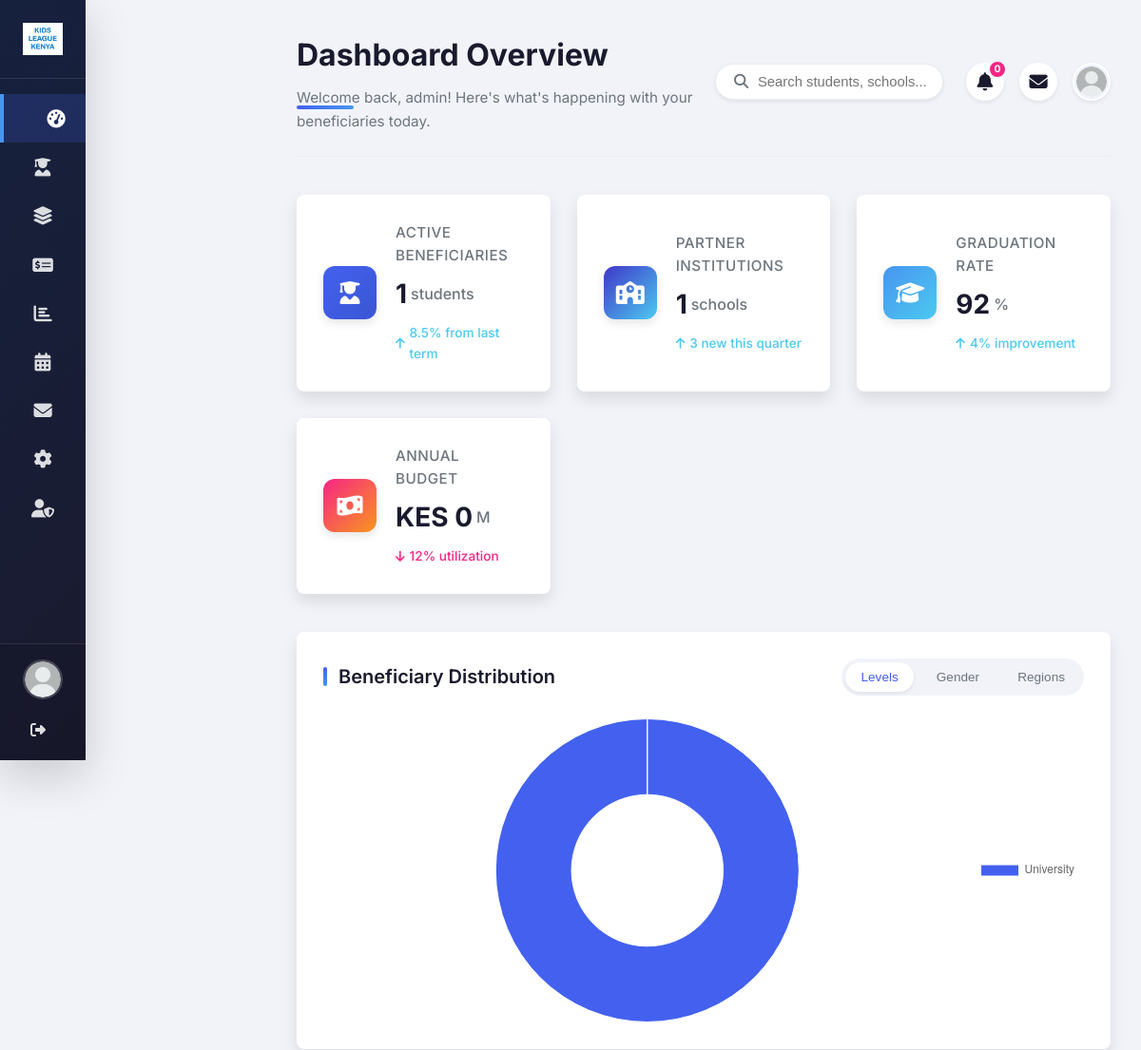
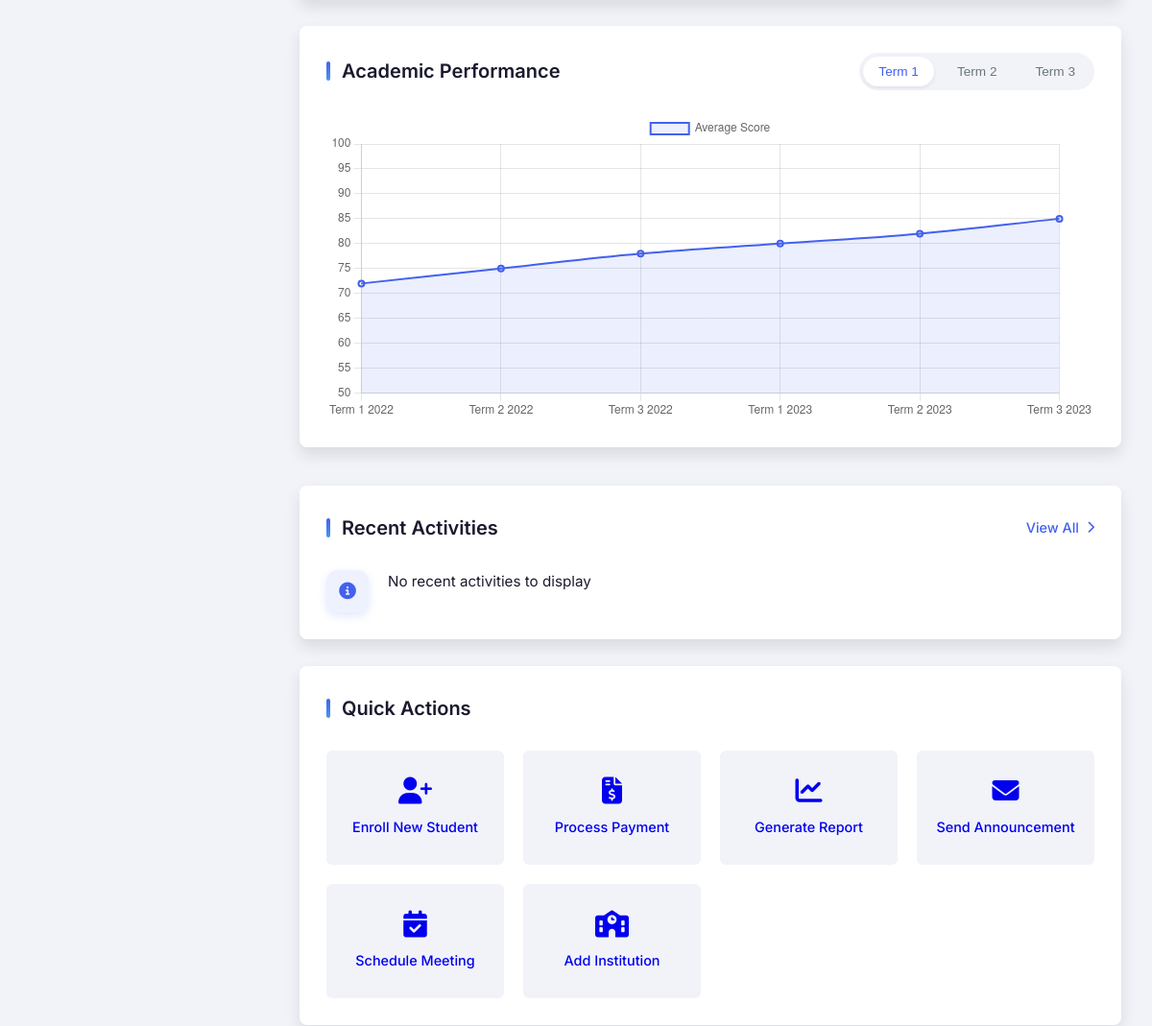
Page / (signed in, upper part) on the earlier database version (2 pictures, top to bottom).
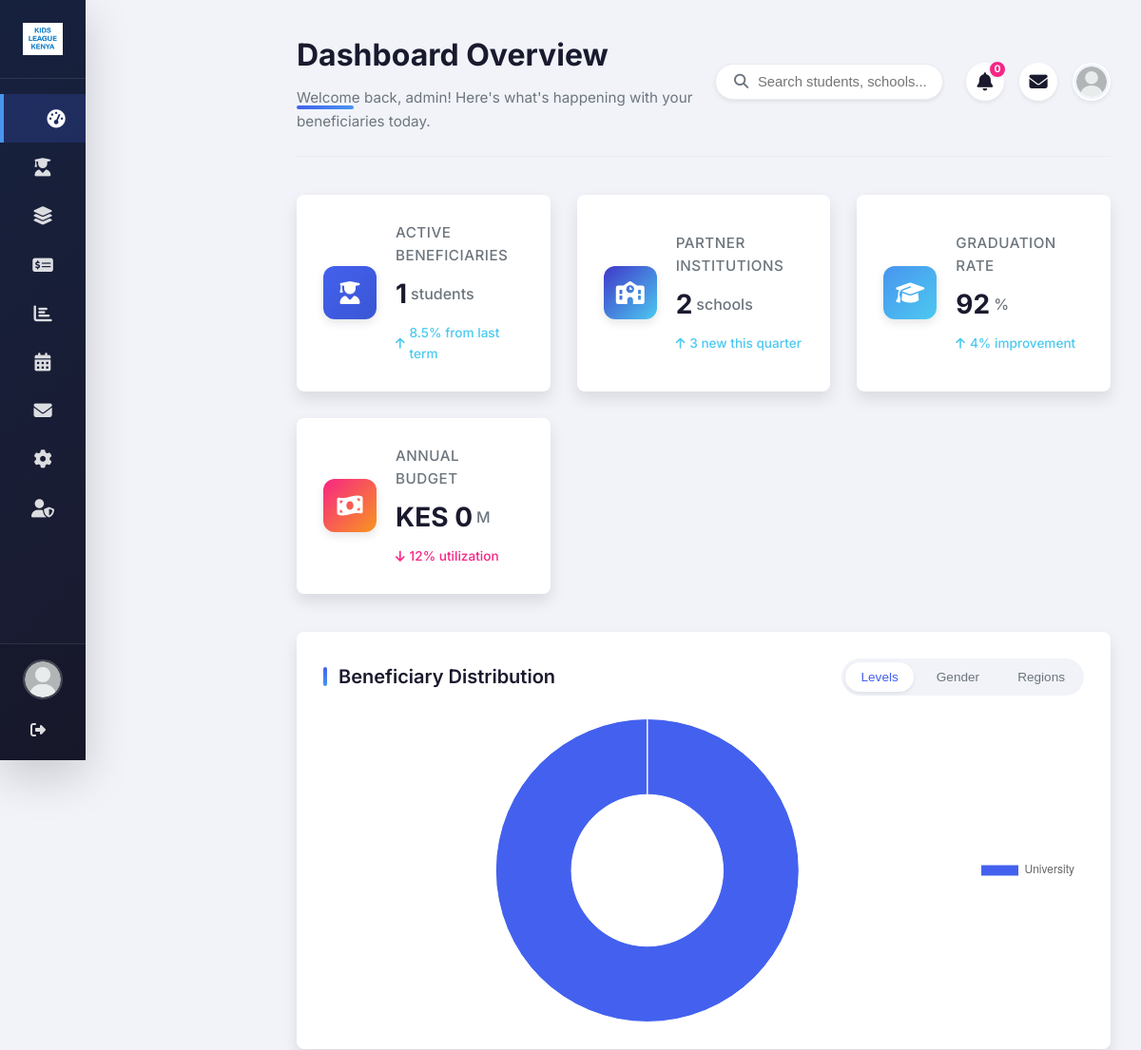
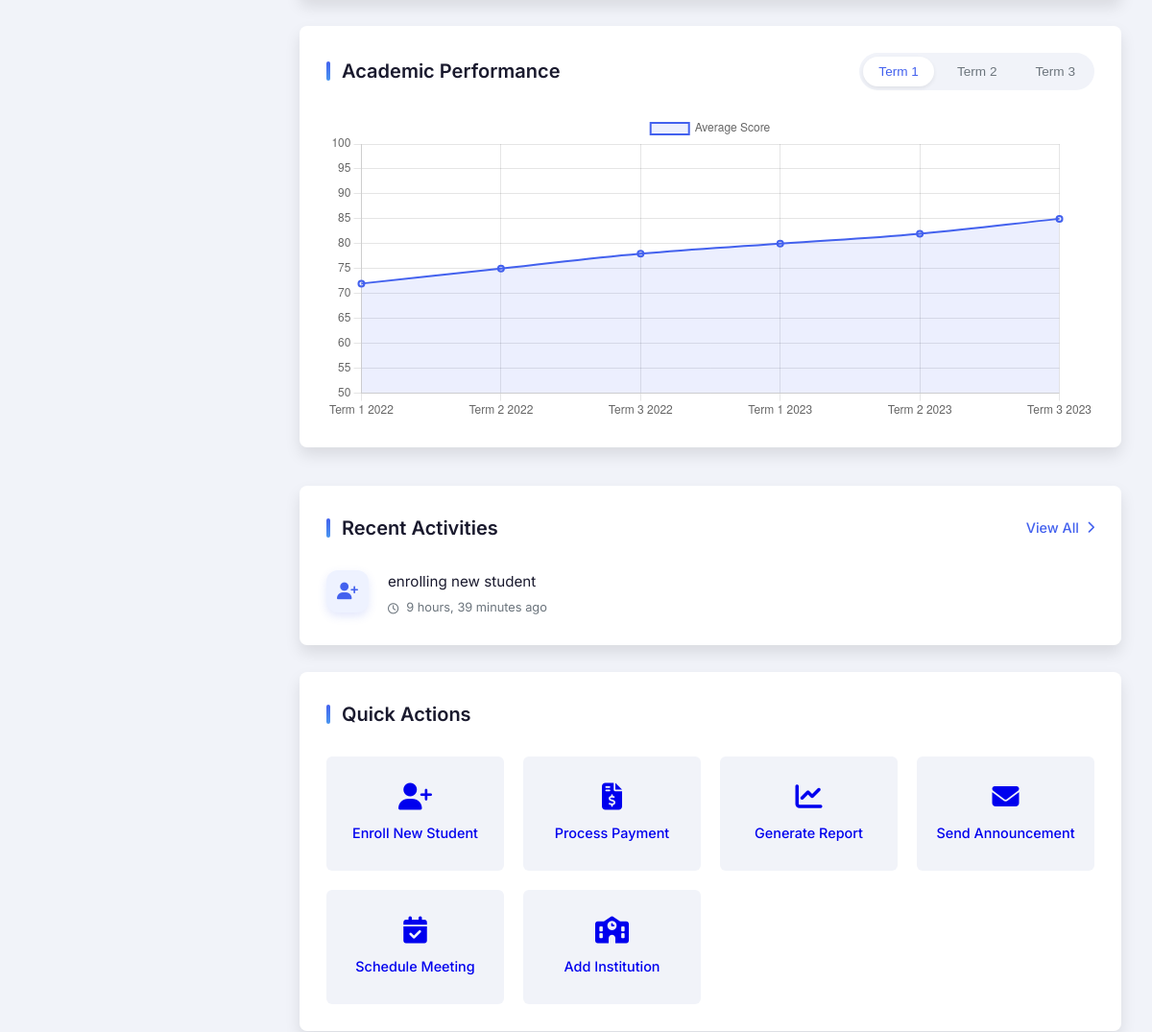
Same page on the later database version (2 pictures, top to bottom).
### base/models.py (models this page shows, shortened)
class User(AbstractUser):
    USER_TYPE_CHOICES = (
        ('admin', 'Administrator'),
        ('staff', 'Staff Member'),
        ('sponsor', 'Sponsor'),
        ('beneficiary', 'Beneficiary'),
    )
    email = models.EmailField(
        _('email address'),
        unique=True,
        error_messages={
            'unique': _("A user with that email already exists."),
        }
    )
    user_type = models.CharField(
        max_length=12,
        choices=USER_TYPE_CHOICES,
        default='staff',
        verbose_name=_('user type')
    )
    phone_regex = RegexValidator(
        regex=r'^\+?1?\d{9,15}$',
        message="Phone number must be entered in the format: '+999999999'. Up to 15 digits allowed."
    )
    phone_number = models.CharField(
        validators=[phone_regex],
        max_length=20,
        blank=True,
        null=True,
        verbose_name=_('phone number')
    )
    profile_picture = models.ImageField(
        upload_to='profile_pics/',
        blank=True,
        null=True,
        verbose_name=_('profile picture')
    )
    email_verified = models.BooleanField(
        default=False,
        verbose_name=_('email verified')
    )
    verification_token = models.CharField(
        max_length=100,
        blank=True,
        null=True,
        verbose_name=_('verification token')
    )
    last_password_reset = models.DateTimeField(
        null=True,
        blank=True,
        verbose_name=_('last password reset')
    )
    groups = models.ManyToManyField(
        Group,
        verbose_name=_('groups'),
        blank=True,
        help_text=_('The groups this user belongs to.'),
        related_name='custom_user_set',
        related_query_name='custom_user',
    )
    user_permissions = models.ManyToManyField(
        Permission,
        verbose_name=_('user permissions'),
        blank=True,
        help_text=_('Specific permissions for this user.'),
        related_name='custom_user_set',
        related_query_name='custom_user',
    )
    USERNAME_FIELD = 'email'
    REQUIRED_FIELDS = ['username']
    class Meta:
        verbose_name = _('user')
        verbose_name_plural = _('users')

class ActivityLog(models.Model):
    ACTIVITY_TYPES = (
        ('enrollment', 'New Enrollment'),
        ('payment', 'Payment Processed'),
        ('performance', 'Performance Update'),
        ('meeting', 'Meeting'),
        ('training', 'Training Conducted'),
        ('other', 'Other Activity'),
    )
    activity_type = models.CharField(max_length=20, choices=ACTIVITY_TYPES)
    description = models.TextField()
    date_recorded = models.DateTimeField(auto_now_add=True)
    recorded_by = models.ForeignKey(User, on_delete=models.SET_NULL, null=True)
    related_beneficiary = models.ForeignKey(Beneficiary, on_delete=models.SET_NULL, null=True, blank=True)
    related_institution = models.ForeignKey(Institution, on_delete=models.SET_NULL, null=True, blank=True)
    amount = models.DecimalField(max_digits=10, decimal_places=2, null=True, blank=True)

### base/views.py (the view)
# urls.py: path('', views.dashboard, name='dashboard'),
@login_required
def dashboard(request):
    total_beneficiaries = Beneficiary.objects.filter(is_active=True).count()
    beneficiaries_by_level = Beneficiary.objects.filter(is_active=True).values('current_level').annotate(count=Count('id'))
    beneficiaries_by_gender = Beneficiary.objects.filter(is_active=True).values('gender').annotate(count=Count('id'))
    total_institutions = Institution.objects.filter(is_active=True).count()
    institutions_by_type = Institution.objects.filter(is_active=True).values('institution_type').annotate(count=Count('id'))
    total_payments = Payment.objects.filter(
        payment_date__year=datetime.now().year
    ).aggregate(total=Sum('amount'))['total'] or 0
    graduation_rate = 92  # This would be calculated from your data
    recent_activities = ActivityLog.objects.all().order_by('-date_recorded')[:5]
    upcoming_events = Event.objects.filter(
        start_date__gte=datetime.now(),
        is_active=True
    ).order_by('start_date')[:3]
    unread_notifications = Notification.objects.filter(
        user=request.user,
        is_read=False
    ).count()
    context = {
        'total_beneficiaries': total_beneficiaries,
        'beneficiaries_by_level': list(beneficiaries_by_level),
        'beneficiaries_by_gender': list(beneficiaries_by_gender),
        'total_institutions': total_institutions,
        'institutions_by_type': list(institutions_by_type),
        'total_payments': total_payments,
        'graduation_rate': graduation_rate,
        'recent_activities': recent_activities,
        'upcoming_events': upcoming_events,
        'unread_notifications': unread_notifications,
        'user': request.user,  # Changed from User to request.user
    }
    return render(request, 'dashboard.html', context)

### base/templates/dashboard.html (shortened to what this page needs)
{% extends 'index.html' %}
{% load static %}
{% block content %}
<header class="main-header">
    <div class="header-left">
        <h1>Dashboard Overview</h1>
        <p>Welcome back, {{ request.user.username }}! Here's what's happening with your beneficiaries today.</p>
    </div>
    <div class="header-right">
        <div class="search-bar">
            <input type="text" placeholder="Search students, schools...">
            <i class="fas fa-search"></i>
        </div>
        <div class="header-actions">
            <div class="notification-btn tooltip" data-tooltip="Notifications">
                <i class="fas fa-bell"></i>
                <span class="notification-badge">{{ unread_notifications }}</span>
            </div>
            <div class="message-btn tooltip" data-tooltip="Messages">
                <i class="fas fa-envelope"></i>
            </div>
            <div class="profile-btn">
                {% if user.profile_picture %}
                    <img src="{{ user.profile_picture.url }}" alt="Profile picture">
                {% else %}
                    <img src="{% static 'images/avatar.png' %}" alt="Default profile picture">
                {% endif %}
            </div>
        </div>
    </div>
</header>
<section class="dashboard-stats">
    <div class="stat-card">
        <div class="stat-icon" style="background: linear-gradient(135deg, #4361ee 0%, #3a56d4 100%);">
            <i class="fas fa-user-graduate"></i>
        </div>
        <div class="stat-info">
            <h3>Active Beneficiaries</h3>
            <p class="stat-number">{{ total_beneficiaries }} <span>students</span></p>
            <p class="stat-change positive">
                <i class="fas fa-arrow-up"></i> 8.5% from last term
            </p>
        </div>
    </div>
    <div class="stat-card">
        <div class="stat-icon" style="background: linear-gradient(135deg, #3f37c9 0%, #4cc9f0 100%);">
            <i class="fas fa-school"></i>
        </div>
        <div class="stat-info">
            <h3>Partner Institutions</h3>
            <p class="stat-number">{{ total_institutions }} <span>schools</span></p>
            <p class="stat-change positive">
                <i class="fas fa-arrow-up"></i> 3 new this quarter
            </p>
        </div>
    </div>
    <div class="stat-card">
        <div class="stat-icon" style="background: linear-gradient(135deg, #4895ef 0%, #4cc9f0 100%);">
            <i class="fas fa-graduation-cap"></i>
        </div>
        <div class="stat-info">
            <h3>Graduation Rate</h3>
            <p class="stat-number">{{ graduation_rate }}<span>%</span></p>
            <p class="stat-change positive">
                <i class="fas fa-arrow-up"></i> 4% improvement
            </p>
        </div>
    </div>
    <div class="stat-card">
        <div class="stat-icon" style="background: linear-gradient(135deg, #f72585 0%, #f8961e 100%);">
            <i class="fas fa-money-bill-wave"></i>
        </div>
        <div class="stat-info">
            <h3>Annual Budget</h3>
            <p class="stat-number">KES {{ total_payments|floatformat:"0" }}<span>M</span></p>
            <p class="stat-change negative">
                <i class="fas fa-arrow-down"></i> 12% utilization
            </p>
        </div>
    </div>
</section>
<section class="charts-section">
    <div class="chart-card">
        <div class="chart-header">
            <h3>Beneficiary Distribution</h3>
            <div class="chart-tabs">
                <button class="chart-tab active">Levels</button>
                <button class="chart-tab">Gender</button>
                <button class="chart-tab">Regions</button>
            </div>
        </div>
        <div class="chart-container">
            <canvas id="levelDistributionChart"></canvas>
        </div>
    </div>
    <div class="chart-card">
        <div class="chart-header">
            <h3>Academic Performance</h3>
            <div class="chart-tabs">
                <button class="chart-tab active">Term 1</button>
                <button class="chart-tab">Term 2</button>
                <button class="chart-tab">Term 3</button>
            </div>
        </div>
        <div class="chart-container">
            <canvas id="performanceTrendChart"></canvas>
        </div>
    </div>
</section>
<section class="bottom-section">
    <div class="recent-activity">
        <div class="section-header">
            <h3>Recent Activities</h3>
            <a href="#" class="view-all">
                View All
                <i class="fas fa-chevron-right"></i>
            </a>
        </div>
        <div class="activity-list">
            {% for activity in recent_activities %}
            <div class="activity-item">
                <div class="activity-icon">
                    {% if activity.activity_type == 'enrollment' %}
                        <i class="fas fa-user-plus"></i>
                    {% elif activity.activity_type == 'payment' %}
                        <i class="fas fa-money-bill-wave"></i>
                    {% elif activity.activity_type == 'performance' %}
                        <i class="fas fa-award"></i>
                    {% elif activity.activity_type == 'meeting' %}
                        <i class="fas fa-users"></i>
                    {% elif activity.activity_type == 'training' %}
                        <i class="fas fa-chalkboard-teacher"></i>
                    {% else %}
                        <i class="fas fa-tasks"></i>
                    {% endif %}
                </div>
                <div class="activity-content">
                    <p>{{ activity.description }}</p>
                    <span class="activity-time">
                        <i class="far fa-clock"></i> {{ activity.date_recorded|timesince }} ago
                    </span>
                </div>
            </div>
            {% empty %}
            <div class="activity-item">
                <div class="activity-icon">
                    <i class="fas fa-info-circle"></i>
                </div>
                <div class="activity-content">
                    <p>No recent activities to display</p>
                </div>
            </div>
            {% endfor %}
        </div>
    </div>
    <div class="quick-actions">
        <div class="section-header">
            <h3>Quick Actions</h3>
        </div>
        <div class="action-buttons">
            <a href="{% url 'add_beneficiary' %}" class="action-btn">
                <i class="fas fa-user-plus"></i>
                <span>Enroll New Student</span>
            </a>
            <a href="#" class="action-btn">
                <i class="fas fa-file-invoice-dollar"></i>
                <span>Process Payment</span>
            </a>
            <a href="#" class="action-btn">
                <i class="fas fa-chart-line"></i>
                <span>Generate Report</span>
            </a>
            <a href="#" class="action-btn">
                <i class="fas fa-envelope"></i>
                <span>Send Announcement</span>
            </a>
            <a href="#" class="action-btn">
                <i class="fas fa-calendar-check"></i>
                <span>Schedule Meeting</span>
            </a>
            <a href="#" class="action-btn">
                <i class="fas fa-school"></i>
                <span>Add Institution</span>
            </a>
        </div>
    </div>
</section>
{% endblock %}

### base/templates/index.html (shortened to what this page needs)
{% load static %}
<!DOCTYPE html>
<html lang="en">
<head>
    <link rel="stylesheet" href="https://cdnjs.cloudflare.com/ajax/libs/font-awesome/6.4.0/css/all.min.css">
    <link rel="stylesheet" href="https://cdnjs.cloudflare.com/ajax/libs/animate.css/4.1.1/animate.min.css">
    <link rel="stylesheet" href="https://cdn.datatables.net/1.13.6/css/dataTables.bootstrap5.min.css">
</head>
<body>
    <div class="container">
        <aside class="sidebar">
            <div class="sidebar-header">
                <img src="{% static 'images/klk.jpeg' %}" alt="Kids League Kenya Logo" class="logo">
            </div>
            <nav class="sidebar-nav">
                <ul>
                    <li class="active">
                        <a href="{% url 'dashboard' %}">
                            <i class="fas fa-tachometer-alt"></i>
                        </a>
                    </li>
                    <li>
                        <a href="{% url 'beneficiaries_list' %}">
                            <i class="fas fa-user-graduate"></i>
                        </a>
                    </li>
                    <li>
                        <a href="#">
                            <i class="fas fa-layer-group"></i>
                        </a>
                    </li>
                    <li>
                        <a href="{% url 'financial_dashboard' %}">
                            <i class="fas fa-money-check-alt"></i>
                        </a>
                    </li>
                    <li class="{% if 'performance' in request.path %}active{% endif %}">
                        <a href="{% url 'performance_dashboard' %}">
                            <i class="fas fa-chart-bar"></i>
                        </a>
                    </li>
                    <li>
                        <a href="#">
                            <i class="fas fa-calendar-alt"></i>
                        </a>
                    </li>
                    <li>
                        <a href="#">
                            <i class="fas fa-envelope"></i>
                        </a>
                    </li>
                    <li>
                        <a href="#">
                            <i class="fas fa-cog"></i>
                        </a>
                    </li>
                    <li>
                        <a href="{% url 'admin:index' %}">
                            <i class="fas fa-user-shield"></i>
                        </a>
                    </li>
                </ul>
            </nav>
            <div class="sidebar-footer">
                <div class="user-profile">
                    {% if user.profile_picture %}
                        <img src="{{ user.profile_picture.url }}" alt="Profile picture">
                    {% else %}
                        <img src="{% static 'images/avatar.png' %}" alt="Default profile picture">
                    {% endif %}
                </div>
                <a href="{% url 'logout_view' %}" class="logout-btn">
                    <i class="fas fa-sign-out-alt"></i>
                </a>
            </div>
        </aside>
        <main class="main-content">
            {% block content %}
            {% endblock %}
        </main>
    </div>
</body>
</html>

Differences in the rows shown:
added ActivityLog: activity_type "enrollment" (drawn), description "enrolling new student", date_recorded "9 hours, 39 minutes"
Other differences:
{{ total_institutions }}: "1" → "2"
text no longer shown: "No recent activities to display"
